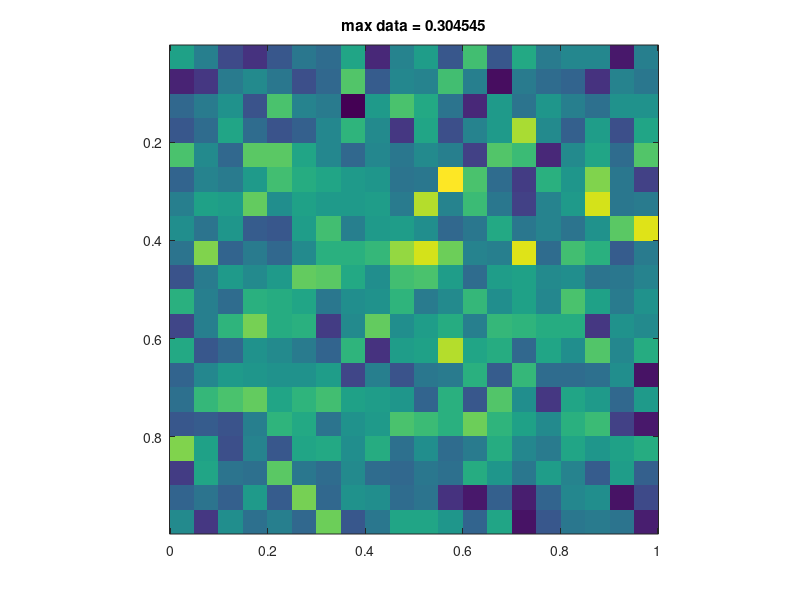

This chart was generated by the following MATLAB code: (Note: this script raises an error after producing the figure.)
clear all; close all;

%%

% Program a quadratic regularization inversion to check forward operator
% accuracy against analytic solutions

% Project cell walls to centres
centre = @(x) x(1:end - 1) + 0.5*diff(x);




x = linspace(0,1,22);
y = linspace(0,1,20);
z = linspace(2,3,18);

zc = centre(z);
xc = centre(x);
yc = centre(y);
    
    nz = length(zc);
    nx = length(xc);
    ny = length(yc);
    nnn = nz * nx * ny;   

   

dx = x(2) - x(1);
dy = y(2) - y(1);
dz = z(2) - z(1);

h = ones(1, nnn) * dx*dy*dz;

%[Z X Y] = meshgrid(z, x, y);

nobsx = 20;
[ObsX, ObsY] = meshgrid(linspace(0, 1, nobsx),...
    linspace(0,1,nobsx));

ObsZ = zeros(size(ObsX)) + 0.5;

nobs = numel(ObsX(:));      
% When I ordered the matrices to accomodate the matlab vectorize order (
% for when we multiply m(:).  the kronecker products required to build the
% operator showed a slightly different symmetry than when BenP derived the
% same problem, so the codes look a little different.


% Geometric part of the Gravity kernel
% According to the UBC Documentation, the gravity kernel involves source
% location minus observation location, whereas the magnetic kernel
% has the order reversed.  Below is the magnetic.

% R = ((((kron3(ez,exy',obsX',ez')-kron3(ez,exy,obsX,ez)).^2)...
% +(kron3(ez,exy',ez',obsY')-kron3(ez,exy,ez,obsY)).^2)...
% +(kron3(1,exy',ez',obsZ)-kron3(1,exy,z,exy)).^2).^(-1/2);
% exy = ones(1,nx*ny)
% ez = ones(1,nz)
% Here we have the gravity case.
% G = (dv*(kron3(1,exy',z,exy)-kron3(1,exy,ez',obsZ))...
% .*((((kron3(ez,exy',obsX,ez)-kron3(ez,exy,obsX',ez')).^2)...
% +(kron3(ez,exy',ez,obsY)-kron3(ez,exy,ez',obsY')).^2)...
% +(kron3(1,exy',z,exy)-kron3(1,exy,ez',obsZ)).^2).^(-3/2));



e = @ (n) ones(1, n);
% Scale up dimensions to 3D
kron3 = @(a, b, c)  kron(a, kron(b, c));
% Kron observations to size G
kronobs = @(obs) kron( e(nnn), obs(:) );
% Kron dimensions to size G and subtract obs distance
H = kron( e(nobs)', h);
Z = kron( e(nobs)', kron3( e(ny), e(nx), zc)) - kronobs(ObsZ);
X = kron( e(nobs)', kron3( e(ny), xc, e(nz))) - kronobs(ObsX);
Y = kron( e(nobs)', kron3( yc, e(nx), e(nz))) - kronobs(ObsY);
R = (X.^2 + Y.^2 + Z.^2).^(3/2);
G = Z .* H .* 1./R;

% G = dv*(kron(e(nx*ny)',Z(:)')-zeros(nx*ny,nx*ny*nz))...
% .*((((kron(e(nx*ny)',X(:)')-kron(e(nx*ny*nz),kron(x',e(ny)'))).^2)...
% +((kron(e(nx*ny)',Y(:)')-kron(e(nx*ny*nz),kron(e(nx)',y'))).^2)...
% +((kron(e(nx*ny)',Z(:)')-zeros(nx*ny,nx*ny*nz)).^2)).^(-3/2));

m = ones(nz, nx, ny);
%noise = 5 * randn(nz, nx, ny);
m(round(0.5*nz),...
    round(0.5*nx) : round(0.5*nx) + 1,...
    round(0.5*ny) - 1 : round(0.5*ny) + 1 ) = 4;

%m = m + noise;

% m(1:2,1:2,15) = 2000;
d = G*m(:);
d = d + 0.1 * mean(d) * randn(length(d), 1);
d = reshape(d, size(ObsX) );
figure()
imagesc(xc,yc,d)
title(sprintf('max data = %f', max(d(:))))
axis square
% m(1:2,1:2,15) = 2000;
D = @(n) spdiags([-e(n )', e(n )'], [-1 0], n +1 , n);

Iz = speye(nz);
Ix = speye(nx);
Iy = speye(ny);
Dz = kron(Iy, kron(Ix, D(nz)));
Dx = kron(Iy, kron(D(nx), Iz));
Dy = kron(D(ny), kron(Ix, Iz));

GRAD = [Dz; Dx; Dy];

Im = spdiags(e(nnn)' * h, 0, nnn, nnn);

beta = 1e-7;

A = G' * G + beta * (GRAD' * GRAD) + beta * Im;
minv = A\(G' * d(:));

minv = reshape(minv, nz, nx, ny);

figure()
for zi = 1:length(zc)
    subplot(round(sqrt(nz)), round(sqrt(nz)), zi)
    imagesc(squeeze(minv( zi ,:, :)))
    title(sprintf('depth %i', zi))
end